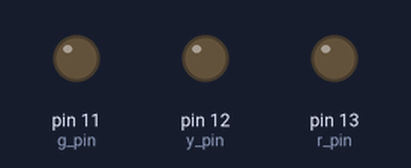
This sketch was run on a simulated Arduino Uno, built with avr-gcc and run on an emulated ATmega328P. Parts: output pins drawn as LEDs (lit = HIGH).

Above: at 1.07 s.
At 12.71 s:
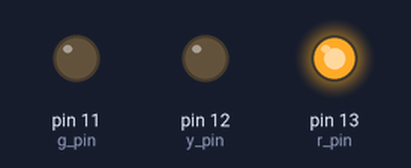
At 24.13 s:
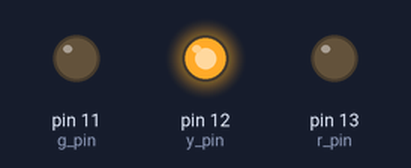
Timing chart, 0 to 24.6 s (numbered marks = the images above):
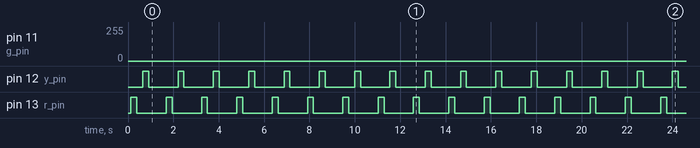

Measured:
- by itself, pin 12 (y_pin), pin 13 (r_pin): alternates HIGH for 0.26 s and LOW for 1.3 s

The sketch:

LED.ino
```cpp
/*
 * Generated using BlocklyDuino:
 *
 * https://github.com/MediaTek-Labs/BlocklyDuino-for-LinkIt
 *
 * Date: Sat, 02 Oct 2021 10:03:37 GMT
 */
/*  部份程式由吉哥積木產生  */
/*  https://sites.google.com/jes.mlc.edu.tw/ljj/linkit7697  */


byte r_pin=13;
byte y_pin=12;
byte g_pin=11;

void setup()
{

  pinMode(r_pin, OUTPUT);
  pinMode(y_pin, OUTPUT);
  pinMode(g_pin, OUTPUT);
}


void loop()
{
  for (int i = 0; i <= 255; i++) {
    analogWrite(r_pin, i);
    delay(1);
  }
  for (int i = 255; i >= 0; i--) {
    analogWrite(r_pin, i);
    delay(1);
  }
  for (int i = 0; i <= 255; i++) {
    analogWrite(y_pin, i);
    delay(1);
  }
  for (int i = 255; i >= 0; i--) {
    analogWrite(y_pin, i);
    delay(1);
  }
  for (int i = 0; i <= 255; i++) {
    analogWrite(g_pin, i);
    delay(1);
  }
  for (int i = 255; i >= 0; i--) {
    analogWrite(g_pin, i);
    delay(1);
  }
}
```
